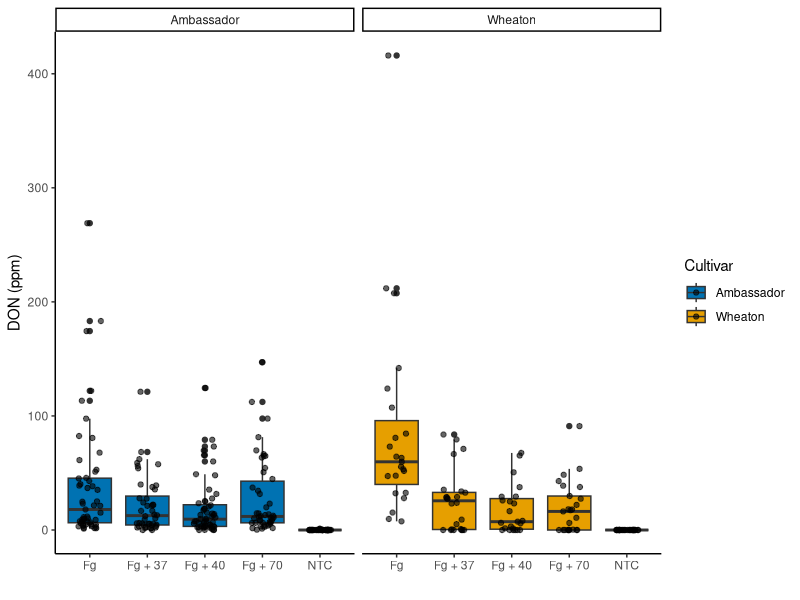
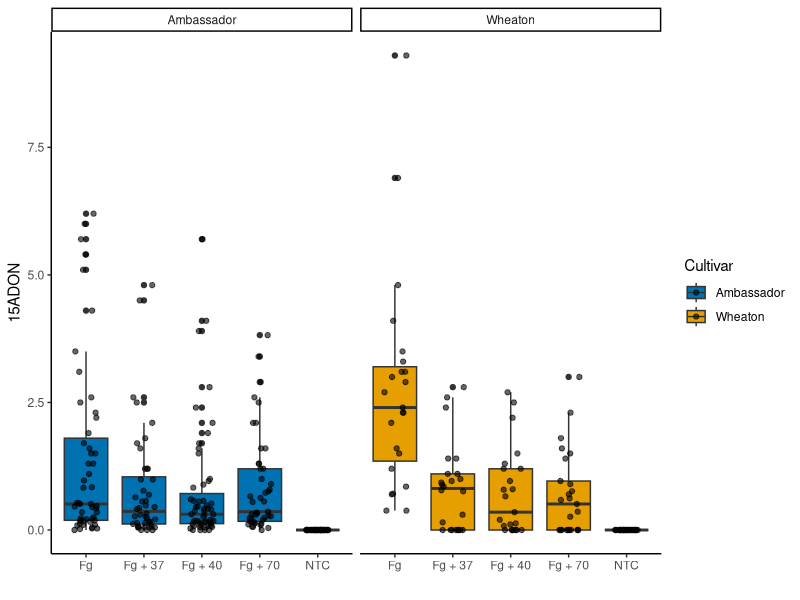
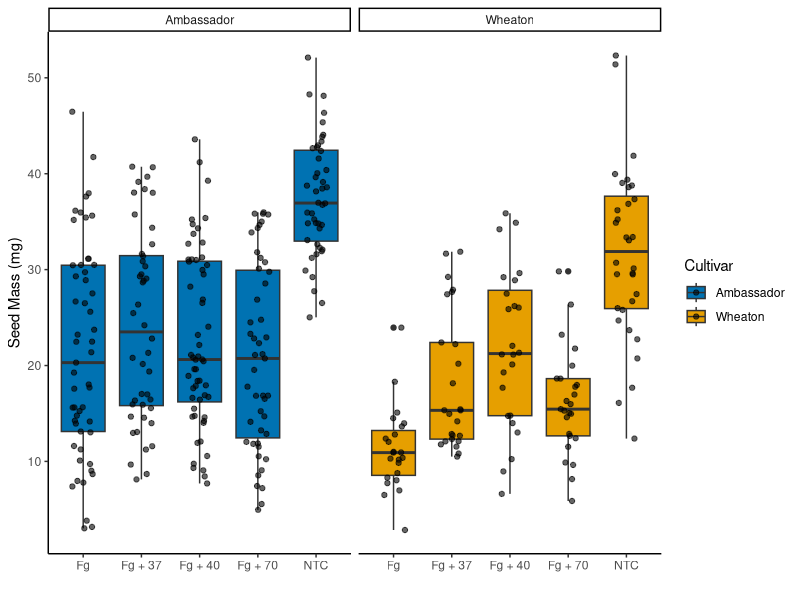

Write R code to recreate these figures, in order. (Note: this script raises an error after producing the figures.)
## ---- chunk 1
df<- read.csv("MycotoxinData.csv", na.strings = "na")

## ---- chunk 2
library(ggplot2)
plot_box<- ggplot(df, aes(x = Treatment, y= DON, fill= Cultivar))+
  geom_boxplot()+
  scale_fill_manual(values = c("#0072B2","#E69F00"))+
  geom_point( position= position_jitterdodge(), color="black", alpha= 0.6)+
  xlab("")+
  ylab("DON (ppm)")+
  facet_wrap(~Cultivar)+
  theme_classic()
  
plot_box

## ---- chunk 3
plot_X <- ggplot(df, aes(x = Treatment, y= X15ADON , fill= Cultivar))+
  geom_boxplot()+
  scale_fill_manual(values = c("#0072B2","#E69F00"))+
  geom_point( position= position_jitterdodge(), color="black", alpha= 0.6)+
  xlab("")+
  ylab("15ADON")+
  facet_wrap(~Cultivar)+
  theme_classic()
plot_X

## ---- chunk 4
Plot_M<- ggplot(df, aes(x = Treatment, y= MassperSeed_mg , fill= Cultivar))+
  geom_boxplot()+
  scale_fill_manual(values = c("#0072B2","#E69F00"))+
  geom_point( position= position_jitterdodge(), color="black", alpha= 0.6)+
  xlab("")+
  ylab("Seed Mass (mg)")+
  facet_wrap(~Cultivar)+
  theme_classic()

Plot_M
## ---- chunk 5
library(ggplot2)
library(ggpubr)
P1<-plot_box +
  geom_pwc(aes(group = Treatment ),method = "t_test", label = "p.adj.format")
P2<-plot_X + 
  geom_pwc(aes(group = Treatment ),method = "t_test", label = "p.adj.format")
P3<-Plot_M+
  geom_pwc(aes(group = Treatment ),method = "t_test", label = "p.adj.format")
# ARRANGING ALL IN  1 FIGURE
fig2 <- ggarrange( plotlist = P1, P2, P3, 
                   labels ="auto",
                   nrow = 1, 
                   ncol = 3,
                   common.legend = T
)
fig2 
## ---- chunk 6
knitr::opts_chunk$set(echo = TRUE)
